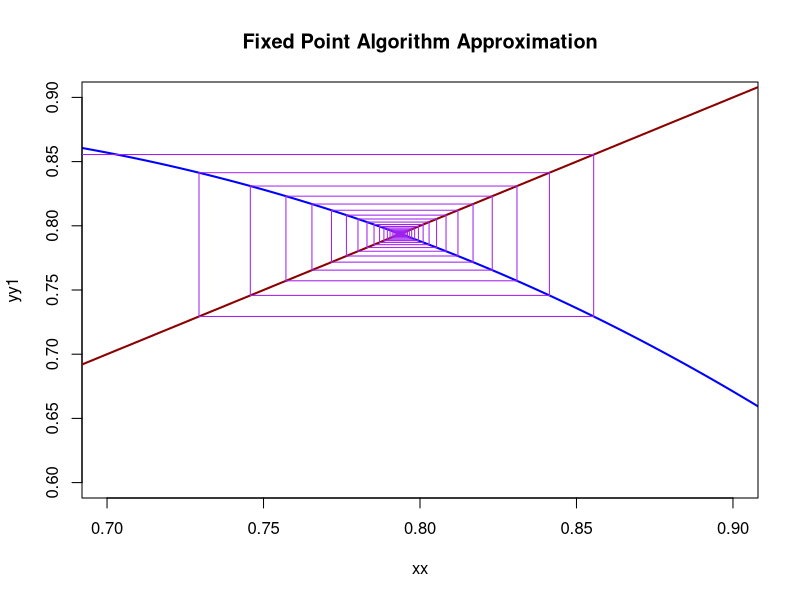

This figure's R source:
## ---- chunk 1
# Detect, install and load packages if needed.
if (!require("knitr")) {
   install.packages("knitr")
   library(knitr)
}
if (!require("MASS")) {
   install.packages("MASS")
   library(MASS)
}
if (!require("nleqslv")) {
   install.packages("nleqslv")
   library(nleqslv)
}
#
# specifications of outputs of code in code chunks
knitr::opts_chunk$set(echo = TRUE,      # include code chunk in the output file
                      warnings = FALSE,  # sometimes, you code may produce warning messages,
                                         # you can choose to include the warning messages in
                                         # the output file. 
                      messages = FALSE,  #
                      results = TRUE     # you can also decide whether to include the output
                                         # in the output file.
                      )   
## ---- chunk 2
sdfun <- function(x) {
  res <- sqrt(sum((x - mean(x))^2) / (length(x) - 1))
  return(res)
}
##
vec = c(1,4,2,6,-3, -5)
sdfun(x = vec)   # or simply sdfun(vec)
## ---- chunk 3
num.FixedPoint = function(fn,       # function that satisfies f(x) = x
                          a,        # lower limit of the interval [a, b]
                          b,        # upper limit of the interval [a, b]
                          TOL,      # error tolerance
                          N,        # maximum number of iterations
                          x0,       # initial value of x
                          detail,    # intermediate output
                          ...){
 gfun = fn
 x = x0
 ERR = Inf
 n = 0
## 
 while (ERR > TOL){
  n = n + 1
  new.x = gfun(x)
  ERR = abs(new.x - x)
  if(ERR < TOL){
    cat("\n\nThe algorithm converges!")
    cat("\nThe approximate root is:", new.x,".")
    cat("\nThe absolute error is:", ERR, ".")
    cat("\nThe number of iterations is:", n, ".")
    break
  } else{
    if(ERR > 10^7){
        cat("\n\nThe algorithm diverges!")
        break
    } else{
         if(detail == TRUE){
            cat("\nIteration:",n,". Estimated root:", new.x, ". Absolute error:", ERR,".")
          }
         x = new.x         # update x value!!!
    }
  }
  if(n == N){
    cat("\n\nThe maximum number of iterations is achieved!")
    break
  } 
 }
}

## ---- chunk 4
###
fun0 = function(x) (x^3 + 2)/7
num.FixedPoint(fn = fun0, a = 0, b = 2, TOL = 10^(-6), N = 200, x0 =1.5, detail = TRUE)
## ---- chunk 5
###
fun0 = function(x) x - x^3 + 1/2
num.FixedPoint(fn = fun0, a = -1, b = 2, TOL = 10^(-5), N = 200, x0 =0.7, detail =FALSE)
## ---- chunk 6
FixedPointAlgR = function(fn,       # function that satisfies f(x) = x
                          a,        # lower limit of the interval [a, b]
                          b,        # upper limit of the interval [a, b]
                          TOL,      # error tolerance
                          N,        # maximum number of iterations
                          x0,       # initial value of x
                          detail=TRUE,   # intermediate numerical outputs
                          graphic=TRUE,  # intermediate graphic outputs
                          x.lim,    # x-axis of graphic window
                          y.lim,    # y-axis of graphic window
                          sleep,    # sleep time between iterations
                          ...){
 gfun = fn      # rename the input function used in the function
 x = x0         # rename the initial value used in the function
 ERR = Inf      # initial error (a big  number to start the iteration)
 n = 0          # initial iteration counter - iterator or index
##
 if(graphic==TRUE){
 xlimit=c(a-0.1*abs(b-a), b+0.1*abs(b-a))               # x-limit in the graphic window
 xx=seq(a-0.1*abs(b-a), b+0.1*abs(b-a), length = 2000)  # sequence of x values
 yy1 = gfun(xx)                                         # evaluate g(x)
 yy2 = xx                                               # evaluate diagonal
 plot(xx, yy1, ylim = y.lim, xlim = x.lim, type = "l", lwd = 2, lty = 1, col = "blue")
 lines(xx,yy2, lwd = 2, lty = 1, col ="darkred")        # add line y = x
 title("Fixed Point Algorithm Approximation")           # add title to the graphic
 }
## 
 while (ERR > TOL){
  Sys.sleep(sleep)                                      # put the system to sleep
  n = n + 1
  new.x = gfun(x)
  ERR = abs(new.x - x)
  if(ERR < TOL){
    cat("\n\nThe algorithm converges!")
    cat("\nThe approximate root is:", new.x,".")
    cat("\nThe absolute error is:", ERR, ".")
    cat("\nThe number of iterations is:", n, ".")
    break
  } else{
    if(ERR > 10^7){
        cat("\n\nThe algorithm diverges!")
        break
    } else{
         if(detail == TRUE){
            cat("\nIteration:",n,". Estimated root:", new.x, ". Absolute error:", ERR,".")
         }
        if(graphic==TRUE){
            segments(new.x, new.x,       new.x,       gfun(new.x), col="purple")
            segments(new.x, gfun(new.x), gfun(new.x), gfun(new.x), col="purple")
           }

         x = new.x         # update x value!!!
    }
  }
  if(n == N){              # checking iteration limit
    cat("\n\nThe maximum number of iterations is achieved!")   
    break
  } 
 }
}

## ---- chunk 7
###
fun0 = function(x) (x^3 + 2)/7
FixedPointAlgR(fn = fun0, a = 0, b = 1, TOL = 10^(-6), N = 200, 
               x0 =0.35, detail = TRUE, graphic = FALSE, 
               x.lim=c(0.285, 0.294), y.lim=c(0.28, 0.32), sleep = 0.1)
## ---- chunk 8
###
fun0 = function(x) x - x^3 + 1/2
FixedPointAlgR(fn = fun0, a = -1, b = 2, TOL = 10^(-5), N = 200, 
               x0 =-1.2, detail =FALSE, graphic = TRUE, 
               x.lim=c(0.7, 0.9), y.lim=c(0.6, 0.9), sleep = 0.1)
